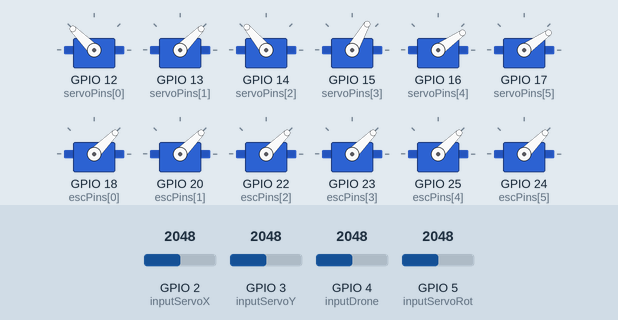
A sketch run on a simulated ESP32. Parts: 12 × servo. Inputs (shaded band) come from the test bench; at power-on: GPIO 2 (inputServoX) = 2048, GPIO 3 (inputServoY) = 2048, GPIO 4 (inputDrone) = 2048, GPIO 5 (inputServoRot) = 2048. What the sketch prints to the serial monitor is not drawn.

Above: at 12.2 s.
12.3 s: GPIO 2 (inputServoX) set to 2866
At 13.5 s:
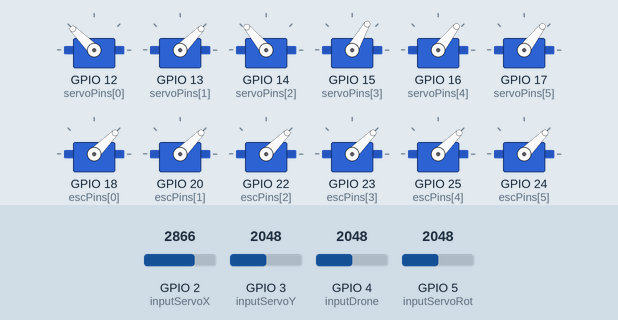
13.8 s: GPIO 3 (inputServoY) set to 2866
At 14.5 s:
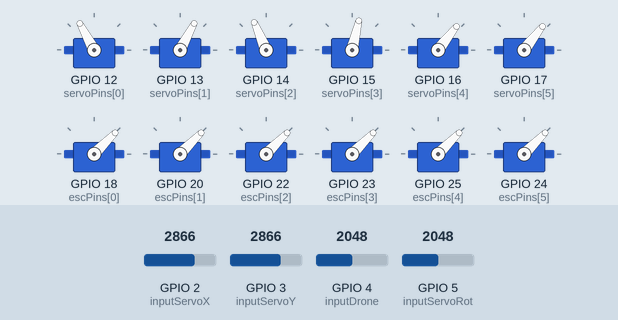
15.3 s: GPIO 4 (inputDrone) set to 2866
At 16.5 s:
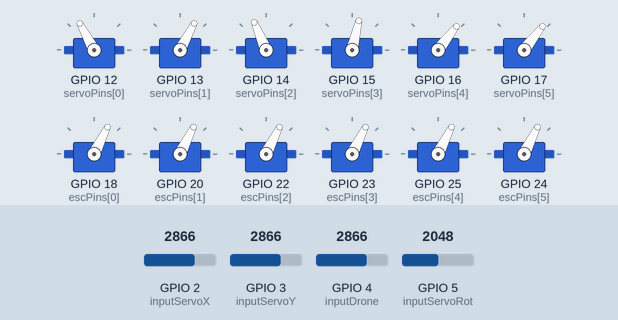
16.8 s: GPIO 2 (inputServoX) set to 3972
At 17.3 s:
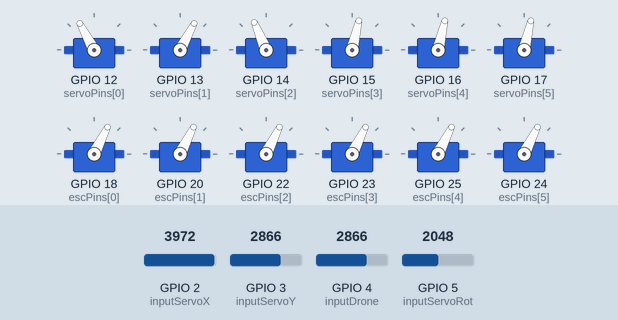
18.3 s: GPIO 3 (inputServoY) set to 3972
At 19.4 s:
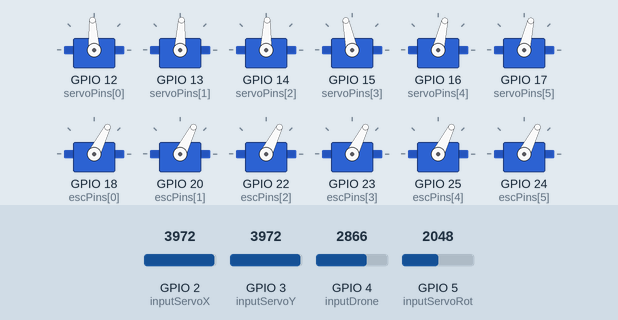
19.8 s: GPIO 4 (inputDrone) set to 3972
At 20.3 s:
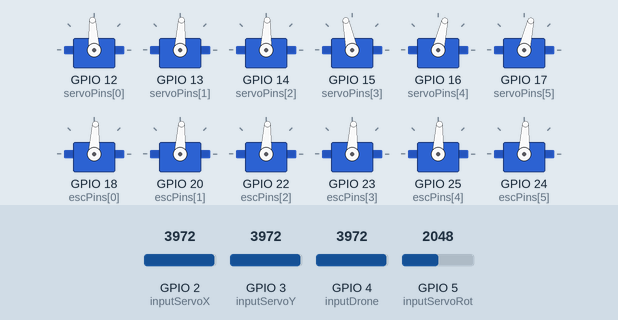
Timing chart, 0 to 22.3 s (numbered marks = the images above; inputs shaded):
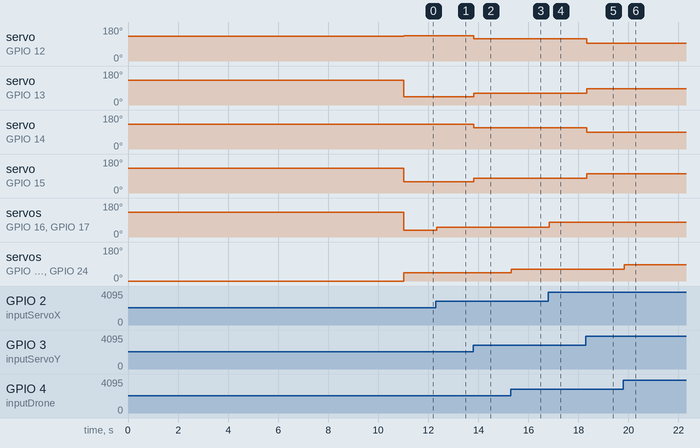

Measured:
- after the input at 12.3 s, servo on GPIO 16 (servoPins[4]), servo on GPIO 17 (servoPins[5]): 35° → 52° at once
- after the input at 13.8 s, servo on GPIO 12 (servoPins[0]): 135° → 118° at once; servo on GPIO 13 (servoPins[1]): 45° → 62° at once; servo on GPIO 14 (servoPins[2]): 130° → 113° at once; servo on GPIO 15 (servoPins[3]): 60° → 77° at once
- after the input at 15.3 s, servo on GPIO 18 (escPins[0]), servo on GPIO 20 (escPins[1]), servo on GPIO 22 (escPins[2]), servo on GPIO 23 (escPins[3]), servo on GPIO 25 (escPins[4]), servo on GPIO 24 (escPins[5]): 45° → 63° at once
- after the input at 16.8 s, servo on GPIO 16 (servoPins[4]), servo on GPIO 17 (servoPins[5]): 52° → 77° at once
- after the input at 18.3 s, servo on GPIO 12 (servoPins[0]): 118° → 93° at once; servo on GPIO 13 (servoPins[1]): 62° → 87° at once; servo on GPIO 14 (servoPins[2]): 113° → 88° at once; servo on GPIO 15 (servoPins[3]): 77° → 102° at once
- after the input at 19.8 s, servo on GPIO 18 (escPins[0]), servo on GPIO 20 (escPins[1]), servo on GPIO 22 (escPins[2]), servo on GPIO 23 (escPins[3]), servo on GPIO 25 (escPins[4]), servo on GPIO 24 (escPins[5]): 63° → 87° at once

The sketch:

maglevTest.ino
```cpp
#include <ESP32Servo.h>

Servo servos[6];
Servo escs[8];


int servoPins[] = {12, 13, 14, 15, 16, 17};
int escPins[] = {18, 20, 22, 23, 25, 24, 27, 32};


int inputServoX = 2, inputServoY = 3, inputDrone = 4, inputServoRot = 5;

int readX = 0, readY = 0, readRot = 0, readDrone = 0;
int posX = 90, posY = 90, rotationRate = 90, dronePwr = 1000;

int ADC_MAX = 4095;

int angleTune = 30;

void setup() {
  Serial.begin(115200);
  Serial.println("Initializing");
  ESP32PWM::allocateTimer(0);
  ESP32PWM::allocateTimer(1);
  ESP32PWM::allocateTimer(2);
  ESP32PWM::allocateTimer(3);

  pinMode(inputServoX, INPUT);
  pinMode(inputServoY, INPUT);
  pinMode(inputServoRot, INPUT);

  Serial.println("Servo start");
  for (int i = 0; i < 6; i++)
  {
    servos[i].setPeriodHertz(50);
    servos[i].attach(servoPins[i], 500, 2400);
    servos[i].write(130);
  }

  delay(1000);

  Serial.println("Servos online");

  for (int j = 0; j < 8; j++)
  {
    escs[j].setPeriodHertz(50);
    escs[j].attach(escPins[j], 1000, 2000);
    escs[j].writeMicroseconds(dronePwr);
    Serial.println("Attached ESC on");
    Serial.println(escPins[j]);
  }

  delay(10000);
  Serial.println("ESC motors online");

}

void loop() {

  readX = analogRead(inputServoX);
  readY = analogRead(inputServoY);
  readRot = analogRead(inputServoRot);


  readDrone = analogRead(inputDrone);

  // Review angle offsets, whether positive or negative
  posX = map(readX, 0, ADC_MAX, 0, 90);
  posY = map(readY, 0, ADC_MAX, 0, 90);
  dronePwr = map(readDrone, 0, ADC_MAX, 1000, 1500);


  rotationRate = map(readRot, 0, ADC_MAX, 0, 90);
  delay(10);


  if ((rotationRate+90) > 120)
  {
    // Assign corresponding servo reaction control to spin clockwise
    // Double check which servos is what pin, check the angles as well as negatives and positives
    servos[0].write(posY-40); // Bottom right Y about 60
    servos[1].write(posY+20); // Bottom Left Y about 120
    servos[2].write(posY-40); // Top Right Y about 60
    servos[3].write(posY+20); // Top Left Y about 120

    servos[4].write(posX-10); // Right X about 100
    servos[5].write(posX-10); // Left X about 100
  }

  if ((rotationRate+55) < 80)
  {
    servos[0].write(180-(posY+40)); // Bottom right Y about 60
    servos[1].write(180-(posY-20)); // Bottom Left Y about 120
    servos[2].write(180-(posY+40)); // Top Right Y about 60
    servos[3].write(180-(posY-20)); // Top Left Y about 120

    servos[4].write(posX-10); // Right X about 100
    servos[5].write(posX-10); // Left X about 100
  }


  if (abs(posY-110) <= 10 && abs(posX-110) <= 10)
  {
    servos[0].write(70); // Bottom right Y about 60
    servos[1].write(110); // Bottom Left Y about 120
    servos[2].write(65); // Top Right Y about 60
    servos[3].write(120); // Top Left Y about 120

    servos[4].write(100); // Right X about 100
    servos[5].write(100); // Left X about 100
  }
  else
  {
    servos[0].write(180-(posY)); // Bottom right Y about 60
    servos[1].write(posY); // Bottom Left Y about 120
    servos[2].write(180-(posY+5)); // Top Right Y about 60
    servos[3].write(posY+15); // Top Left Y about 120

    servos[4].write(posX-10); // Right X about 100
    servos[5].write(posX-10); // Left X about 100
  }


  for (int i = 0; i < 8; i++)
  {
    escs[i].writeMicroseconds(dronePwr);
  }

  delay(20);

}
```
